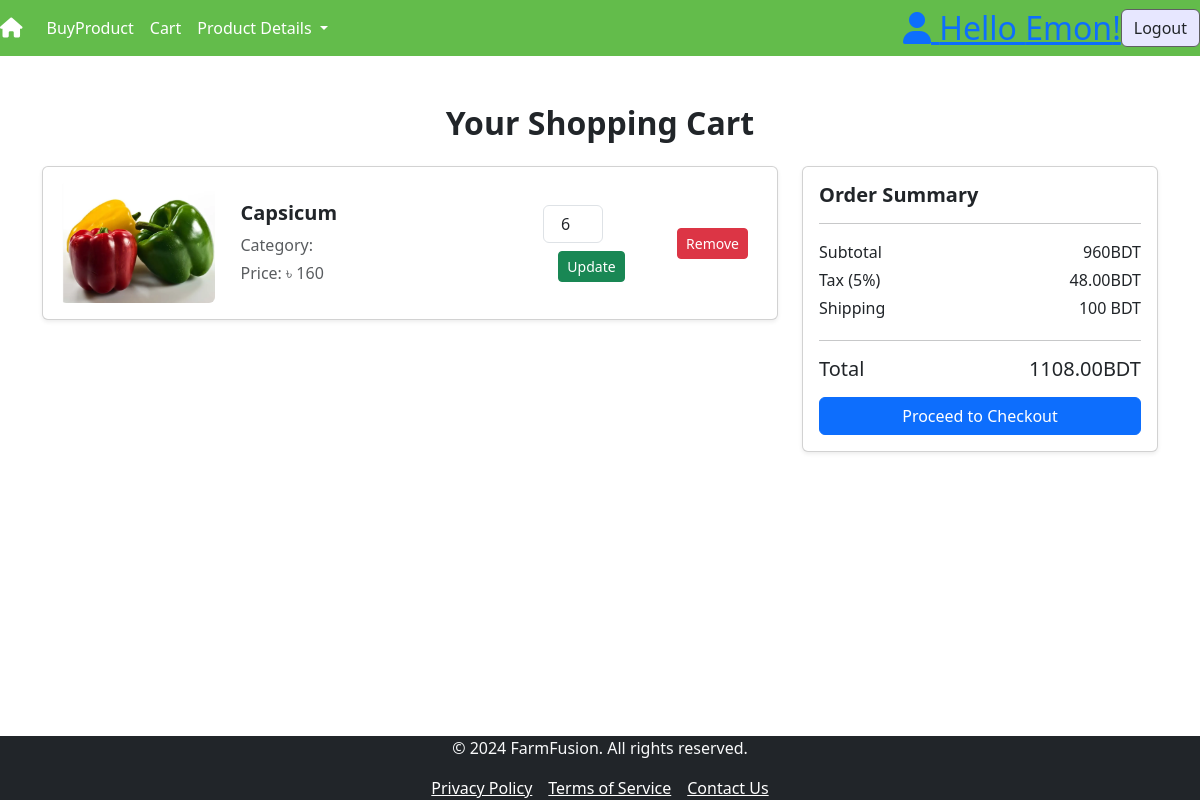
Page /cart/ (signed in) on the earlier database version.
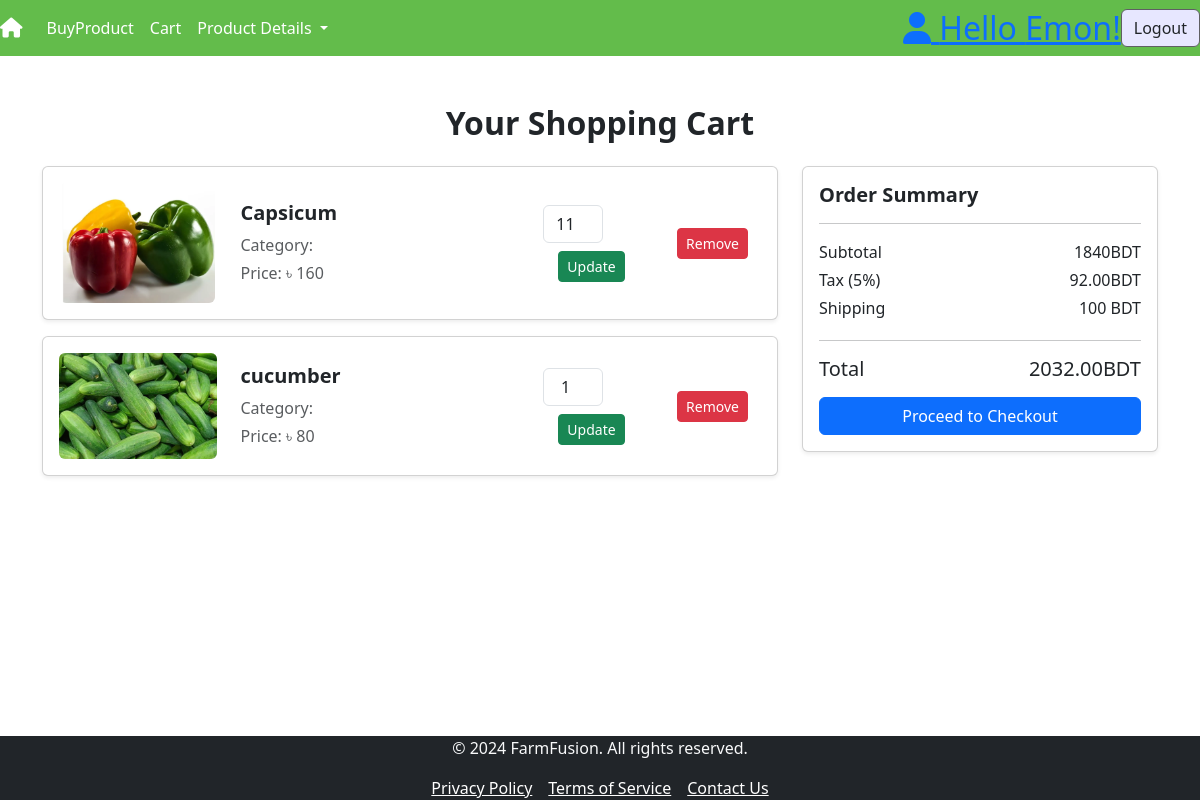
Same page on the later database version.
### products/models.py (models this page shows, shortened)
class CartItem(models.Model):
    user = models.ForeignKey(User, on_delete=models.CASCADE)
    product = models.ForeignKey(Product, on_delete=models.CASCADE)
    quantity = models.PositiveIntegerField(default=1)

class Product(models.Model):
    name = models.CharField(max_length=100)
    price = models.IntegerField(default=00)
    quantity =models.CharField(max_length=20,default=1)
    image = models.ImageField(upload_to='pics', null=True, blank=True)

### products/views.py (the view)
# urls.py: path('cart/',views.cart,name='cart'),
@login_required(login_url='/login/')
def cart(request):
    cart_items = CartItem.objects.filter(user=request.user)
    s_total = sum(item.product.price * item.quantity for item in cart_items)
    tax=s_total*0.05
    cost=100
    total = s_total + tax+ cost
    context = {
        'cart_items': cart_items,
        's_total':s_total,
        'total': total,
        'tax': tax,
        'cost': cost
    }
    return render(request, 'cart.html', context)

### templates/cart.html (shortened to what this page needs)
{% extends 'base.html' %}
{% load static %}
{% block content %}
<div class="container mt-5">
    <h2 class="text-center mb-4" style="font-weight: bold;">Your Shopping Cart</h2>
    <div class="row">
        <div class="col-lg-8">
            {% for item in cart_items %}
            <div class="card shadow-sm mb-3">
                <div class="card-body">
                    <div class="row align-items-center">
                        <div class="col-md-3 text-center">
                            <img src="{{ item.product.image.url }}" alt="Product Image"
                                 class="img-fluid rounded" style="max-height: 120px; object-fit: contain;">
                        </div>
                        <div class="col-md-5">
                            <h5 class="mb-2" style="font-weight: bold;">{{ item.product.name }}</h5>
                            <p class="mb-1 text-muted">Category: {{ item.product.category }}</p>
                            <p class="mb-0 text-muted">Price: ৳ {{ item.product.price }}</p>
                        </div>
                        <div class="col-md-2 text-center">
                            <form action="{% url 'update_quantity' item.id %}" method="POST">
                                <input type="number" name="quantity" value="{{ item.quantity }}"
                                       class="form-control text-center" style="width: 60px;" min="1" required>
                                <button type="submit" class="btn btn-success btn-sm mt-2">Update</button>
                            </form>
                        </div>
                        <div class="col-md-2 text-center">
                            <a href="{% url 'remove_from_cart' item.id %}" class="btn btn-danger btn-sm">Remove</a>
                        </div>
                    </div>
                </div>
            </div>
            {% endfor %}
        </div>
        <div class="col-lg-4">
            <div class="card shadow-sm">
                <div class="card-body">
                    <h5 class="card-title" style="font-weight: bold;">Order Summary</h5>
                    <hr>
                    <div class="d-flex justify-content-between">
                        <p class="mb-1">Subtotal</p>
                        <p class="mb-1">{{ s_total }}BDT</p>
                    </div>
                    <div class="d-flex justify-content-between">
                        <p class="mb-1">Tax (5%)</p>
                        <p class="mb-0">{{ tax |floatformat:2 }}BDT</p>
                    </div>
                    <div class="d-flex justify-content-between">
                        <p class="mb-1">Shipping</p>
                        <p class="mb-1">100 BDT</p>
                    </div>
                    <hr>
                    <div class="d-flex justify-content-between">
                        <h5 class="mb-0">Total</h5>
                        <h5 class="mb-0">{{ total|floatformat:2 }}BDT</h5>
                    </div>
                    <a href="{% url 'checkout' %}" class="btn btn-primary w-100 mt-3">Proceed to Checkout</a>
                </div>
            </div>
        </div>
    </div>
</div>
{% endblock %}

### templates/base.html (shortened to what this page needs)
<!DOCTYPE html>
{% load static %}
<html lang="en">
<head>
    <link href="https://cdn.jsdelivr.net/npm/bootstrap@5.3.3/dist/css/bootstrap.min.css" rel="stylesheet">
    <link rel="stylesheet" href="{% static 'css/style.css' %}">
</head>
<body>
    {% include 'components/header.html' %}
    {% block content %}{% endblock %}
    {% include 'components/footer.html' %}
</body>
</html>

### templates/components/header.html (shortened to what this page needs)
{% load static %}
<section>
    <div >
        <nav class="navbar navbar-expand-lg" style="background-color: #92bd92;">
        <a class="navbar-brand" href="{% url 'home'%}">  <i class="fa-solid fa-house" style="color: #ffffff;"></i></a>
        <div class="collapse navbar-collapse" id="navbarNavDropdown">
          <ul class="navbar-nav">
            <li class="nav-item active">
              <a class="nav-link" href="{% url 'product' %}"> BuyProduct  <span class="sr-only">(current)</span></a>
            </li>
            <li class="nav-item">
              <a class="nav-link" href="{% url 'cart' %}">Cart</a>
            </li>
            <li class="nav-item dropdown">
              <a class="nav-link dropdown-toggle" href="#" id="navbarDropdownMenuLink" data-toggle="dropdown" aria-haspopup="true" aria-expanded="false">
               Product Details
              </a>
            </li>
          </ul>
        </div>
                {% if user.is_authenticated %}
                    <div class="d-flex align-items-center">
                        <a href="#"><h2 class="m-0 text-primary"><i class="fa-solid fa-user"></i> Hello {{ user }}! </h2></a>
                        <a href="{% url 'logout' %}" class="btn nav-item1" style="background-color: #e7e7ff; border-color: #5f5f63; ">Logout</a>
                    </div>
                {% endif %}
        </nav>
    </div>
</section>

### templates/components/footer.html
{% load static %}
<body class="d-flex flex-column min-vh-100">
<footer class="footer mt-auto bg-dark text-light">
 <p align="center">&copy; 2024 FarmFusion. All rights reserved.</p>
    <div class="d-flex justify-content-center">
            <a href="#" class="text-white mx-2">Privacy Policy</a>
            <a href=" {% url 'terms' %}" class="text-white mx-2">Terms of Service</a>
            <a href="{% url 'contact_us' %}" class="text-white mx-2">Contact Us</a>
        </div>
    </footer>
</body>

### static/css/style.css (style rules this page uses)
* { margin: 0; padding: 0; }
.navbar { background-color: #63bc4b !important; }
.nav-item a { color: #fff !important; }

Differences in the rows shown:
changed CartItem "Capsicum": quantity "6" → "11"
added CartItem: product.image (picture), product.name "cucumber", product.price "80", quantity "1"
Other differences:
{{ s_total }}: "960" → "1840"
{{ tax |floatformat:2 }}: "48.00" → "92.00"
{{ total|floatformat:2 }}: "1108.00" → "2032.00"
